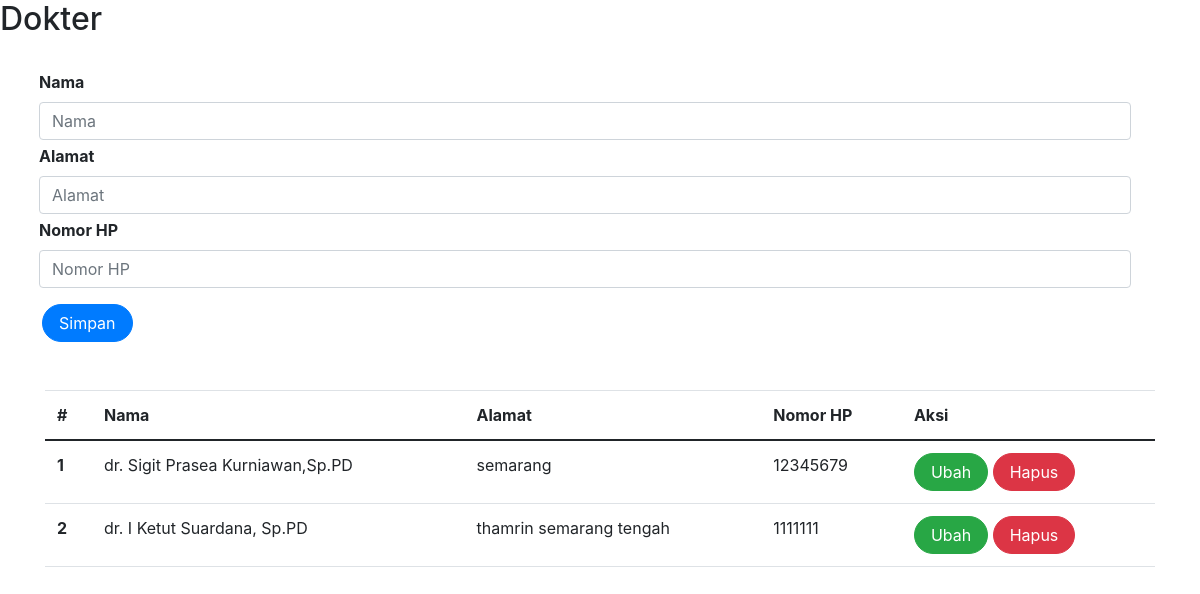
Page /dokter.php (signed in) on the committed database.
### tables this page shows
CREATE TABLE `dokter` (
  `id` int(10) UNSIGNED NOT NULL,
  `nama` varchar(255) DEFAULT NULL,
  `alamat` varchar(255) DEFAULT NULL,
  `no_hp` varchar(50) DEFAULT NULL
);

### dokter.php (the view, shortened to what this page needs)
<?php
    include 'koneksi.php';
?>
<!DOCTYPE html>
<html lang="en">
<head>
    <link href="https://cdn.jsdelivr.net/npm/bootstrap@5.0.2/dist/css/bootstrap.min.css" rel="stylesheet">
    <link rel="stylesheet" href="https://stackpath.bootstrapcdn.com/bootstrap/4.5.2/css/bootstrap.min.css">
</head>
<body>
    <h2>Dokter</h2>
    <br>
    <div class = "container">
        <form class="form row" method="POST" action="" name="myForm" onsubmit="return(validate());">
            <?php
                $nama = '';
                $alamat = '';
                $no_hp = '';
                ?>
            <div class="row">
                <label for="inputNama" class="form-label fw-bold">
                    Nama
                </label>
                <div>
                    <input type="text" class="form-control" name="nama" id="inputNama" placeholder="Nama" value="<?php echo $nama ?>">
                </div>
            </div>
            <div class="row mt-1">
                <label for="inputAlamat" class="form-label fw-bold">
                    Alamat
                </label>
                <div>
                    <input type="text" class="form-control" name="alamat" id="inputAlamat" placeholder="Alamat" value="<?php echo $alamat ?>">
                </div>
            </div>
            <div class="row mt-1">
                <label for="inputNoHp" class="form-label fw-bold">
                    Nomor HP
                </label>
                <div>
                    <input type="text" class="form-control" name="no_hp" id="inputNoHp" placeholder="Nomor HP" value="<?php echo $no_hp ?>">
                </div>
            </div>
            <div class="row mt-3">
                <div class = col>
                <button type="submit" class="btn btn-primary rounded-pill px-3 mt-auto" name="simpan">Simpan</button>
                </div>
            </div>
        </form>
        <br>
        <br>
        <table class="table table-hover">
            <thead>
                <tr>
                    <th scope="col">#</th>
                    <th scope="col">Nama</th>
                    <th scope="col">Alamat</th>
                    <th scope="col">Nomor HP</th>
                    <th scope="col">Aksi</th>
                </tr>
            </thead>
            <tbody>
                <?php
                    $result = mysqli_query($mysqli, "SELECT * FROM dokter");
                    $no = 1;
                    while ($data = mysqli_fetch_array($result)) {
                    ?>
                        <tr>
                            <th scope="row"><?php echo $no++ ?></th>
                            <td><?php echo $data['nama'] ?></td>
                            <td><?php echo $data['alamat'] ?></td>
                            <td><?php echo $data['no_hp'] ?></td>
                            <td>
                                <a class="btn btn-success rounded-pill px-3" href="index.php?page=dokter&id=<?php echo $data['id'] ?>">Ubah</a>
                                <a class="btn btn-danger rounded-pill px-3" href="index.php?page=dokter&id=<?php echo $data['id'] ?>&aksi=hapus">Hapus</a>
                            </td>
                        </tr>
                    <?php
                    }
                    ?>
            </tbody>
        </table>
</body>
</html>

### rows in the picture
dokter: nama "dr. Sigit Prasea Kurniawan,Sp.PD", alamat "semarang", no_hp "12345679"
dokter: nama "dr. I Ketut Suardana, Sp.PD", alamat "thamrin semarang tengah", no_hp "1111111"
